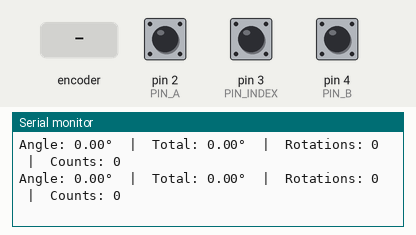
Recording of a sketch running on a simulated Arduino Uno, built with avr-gcc and run on an emulated ATmega328P. Parts: the last lines printed to the serial monitor. The test bench sets the inputs (shaded band); at power-on: pin 3 (PIN_INDEX) HIGH, pin 2 (PIN_A) HIGH, pin 4 (PIN_B) HIGH.

Above: at 1.2 s.
1.3 s: pin 3 (PIN_INDEX) pulled LOW for 0.15 s
At 1.54 s:
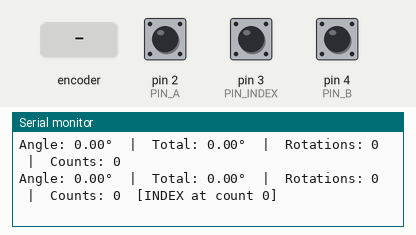
3.0 s: rotary encoder on pin 2 (PIN_A) / pin 4 (PIN_B) turned 1 step (first pin leading)
At 3.06 s:
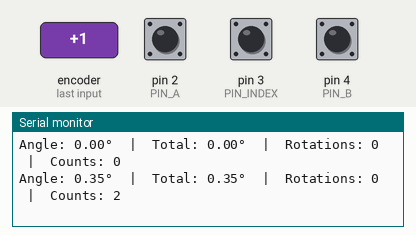
4.7 s: pin 3 (PIN_INDEX) pulled LOW for 1 s
At 5.8 s:
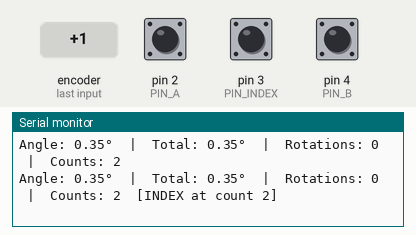
7.2 s: rotary encoder on pin 2 (PIN_A) / pin 4 (PIN_B) turned 1 step (first pin leading)
At 7.22 s:
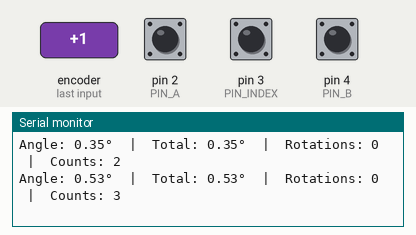
Timing chart, 0 to 9.9 s (numbered marks = the images above; inputs shaded):
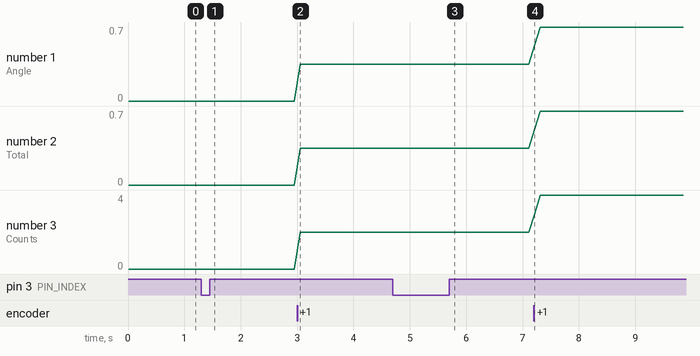

The sketch:

Encoder_Counter.ino
```cpp
// ============================================================
//  Same Sky AMT10 — Quadrature Encoder Reader
//  Arduino Uno
//
//  Wiring:
//    Encoder G  (GND)   → Arduino GND
//    Encoder 5V (+5V)   → Arduino 5V
//    Encoder A          → Arduino Pin 2  (INT0)
//    Encoder B          → Arduino Pin 4
//    Encoder X (index)  → Arduino Pin 3  (INT1)  [optional]
//
//  The AMT10 defaults to 2048 PPR.
//  Quadrature decoding gives 4× counts: 8192 counts per revolution.
//  Change PPR_SETTING below if you've changed the DIP switches.
// ============================================================

// --- Pin definitions ---
#define PIN_A     2   // Must be an interrupt pin (Uno: 2 or 3)
#define PIN_B     4
#define PIN_INDEX 3   // Must be an interrupt pin (Uno: 2 or 3)

// --- Resolution: set this to match your DIP switch setting ---
// Default from factory is 2048 PPR → 8192 counts/rev (PPR × 4)
const int   PPR            = 512;
const long  COUNTS_PER_REV = (long)PPR * 4;  // quadrature × 4

// --- State ---
volatile long encoderCount  = 0;   // total counts from boot position
volatile long indexCount    = 0;   // counts at last index pulse (for reference)
volatile int  rotations     = 0;   // full rotations (can be negative)
volatile bool indexDetected = false;

// Track last A state for direction
volatile bool lastA = false;

// -------------------------------------------------------
//  ISR: Channel A changed — standard quadrature decode
// -------------------------------------------------------
void onEncoderA() {
  bool a = digitalRead(PIN_A);
  bool b = digitalRead(PIN_B);

  // A leads B → CCW (per datasheet); adjust sign to taste
  if (a != lastA) {            // confirm a real edge
    if (a == b) {
      encoderCount--;          // CW
    } else {
      encoderCount++;          // CCW
    }
    lastA = a;
  }

  // Update full-rotation counter
  rotations = (int)(encoderCount / COUNTS_PER_REV);
}

// -------------------------------------------------------
//  ISR: Index pulse (one per revolution)
// -------------------------------------------------------
void onIndex() {
  indexCount    = encoderCount;
  indexDetected = true;
}

// -------------------------------------------------------
//  Helpers
// -------------------------------------------------------

// Returns current angle in degrees [0, 360)
float getCurrentAngle() {
  // Use modulo to get position within the current revolution
  long countsInRev = encoderCount % COUNTS_PER_REV;
  if (countsInRev < 0) countsInRev += COUNTS_PER_REV;  // handle negative
  return (float)countsInRev * 360.0f / (float)COUNTS_PER_REV;
}

// Returns total angle from boot position (can exceed 360 or go negative)
float getTotalAngle() {
  return (float)encoderCount * 360.0f / (float)COUNTS_PER_REV;
}

// -------------------------------------------------------
//  Setup
// -------------------------------------------------------
void setup() {
  Serial.begin(115200);

  pinMode(PIN_A,     INPUT_PULLUP);
  pinMode(PIN_B,     INPUT_PULLUP);
  pinMode(PIN_INDEX, INPUT_PULLUP);

  lastA = digitalRead(PIN_A);

  // Attach interrupts
  attachInterrupt(digitalPinToInterrupt(PIN_A),     onEncoderA, CHANGE);
  attachInterrupt(digitalPinToInterrupt(PIN_INDEX), onIndex,    RISING);

  Serial.println(F("=== AMT10 Encoder Ready ==="));
  Serial.print  (F("Resolution: ")); Serial.print(PPR);
  Serial.print  (F(" PPR  |  Counts/rev: ")); Serial.println(COUNTS_PER_REV);
  Serial.println(F("Boot position = 0 degrees, 0 rotations"));
  Serial.println(F("-------------------------------------------"));
}

// -------------------------------------------------------
//  Loop — print every 100 ms
// -------------------------------------------------------
void loop() {
  // Snapshot volatile values with interrupts briefly disabled
  noInterrupts();
  long  countSnap    = encoderCount;
  int   rotSnap      = rotations;
  bool  idxFlag      = indexDetected;
  long  idxCount     = indexCount;
  indexDetected      = false;         // clear flag
  interrupts();

  float angle      = getCurrentAngle();
  float totalAngle = getTotalAngle();

  Serial.print(F("Angle: "));
  Serial.print(angle, 2);
  Serial.print(F("°  |  Total: "));
  Serial.print(totalAngle, 2);
  Serial.print(F("°  |  Rotations: "));
  Serial.print(rotSnap);
  Serial.print(F("  |  Counts: "));
  Serial.print(countSnap);

  if (idxFlag) {
    Serial.print(F("  [INDEX at count "));
    Serial.print(idxCount);
    Serial.print(F("]"));
  }

  Serial.println();
  delay(100);
}
```

Measured:
- after the input at 1.3 s, the serial monitor: prints a new line after 0.23 s (image 1)
- after the input at 3.0 s, the serial monitor: prints a new line after 0.06 s (image 2)
- after the input at 4.7 s, the serial monitor: prints a new line after 1.1 s (image 3)
- after the input at 7.2 s, the serial monitor: prints a new line at once (image 4)
- plotted number 1: 0 → 0.35 after the input at 3.0 s, 0.35 → 0.7 after the input at 7.2 s
- plotted number 2: 0 → 0.35 after the input at 3.0 s, 0.35 → 0.7 after the input at 7.2 s
- plotted number 3: 0 → 2 after the input at 3.0 s, 2 → 4 after the input at 7.2 s
